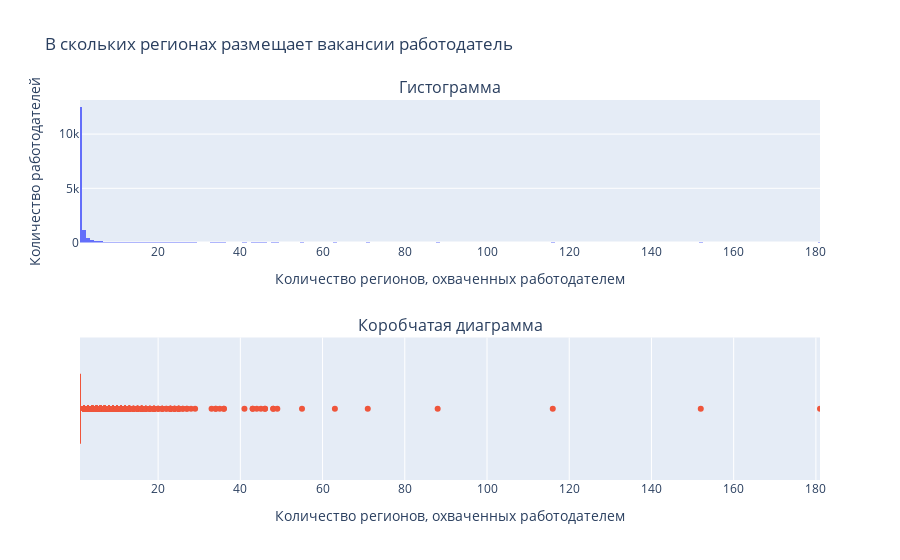

Source (notebook cell):
### Markdown cell above
Построим график и выведем метрики расределения.

### Code cell
show_distribution(
    df = df_areas_count_at_employers,
    distribution_title = 'В скольких регионах размещает вакансии работодатель',    
    x_title = 'Количество регионов, охваченных работодателем',
    y_title = 'Количество работодателей',
    column_name = 'areas_cnt',
    file_name = '03_areas_count_at_employers'
)

### Figure 1 — Plotly figure (JSON) as saved in the notebook; plotly's stock layout.template omitted (floating-point values rounded to 4 significant figures; data arrays with more than 128 entries replaced by an {"elided": "..."} marker saying what was removed)
{"data": [{"type": "histogram", "x": {"elided": "14906 int values"}, "xaxis": "x", "yaxis": "y"}, {"name": "", "type": "box", "x": {"elided": "14906 int values"}, "xaxis": "x2", "yaxis": "y2"}], "layout": {"annotations": [{"font": {"size": 16}, "showarrow": false, "text": "Гистограмма", "x": 0.5, "xanchor": "center", "xref": "paper", "y": 1, "yanchor": "bottom", "yref": "paper"}, {"font": {"size": 16}, "showarrow": false, "text": "Коробчатая диаграмма", "x": 0.5, "xanchor": "center", "xref": "paper", "y": 0.375, "yanchor": "bottom", "yref": "paper"}], "showlegend": false, "title": {"text": "В скольких регионах размещает вакансии работодатель"}, "xaxis": {"anchor": "y", "domain": [0, 1], "range": [1, 181], "title": {"text": "Количество регионов, охваченных работодателем"}}, "xaxis2": {"anchor": "y2", "domain": [0, 1], "range": [1, 181], "title": {"text": "Количество регионов, охваченных работодателем"}}, "yaxis": {"anchor": "x", "domain": [0.625, 1], "title": {"text": "Количество работодателей"}}, "yaxis2": {"anchor": "x2", "domain": [0, 0.375]}}}
